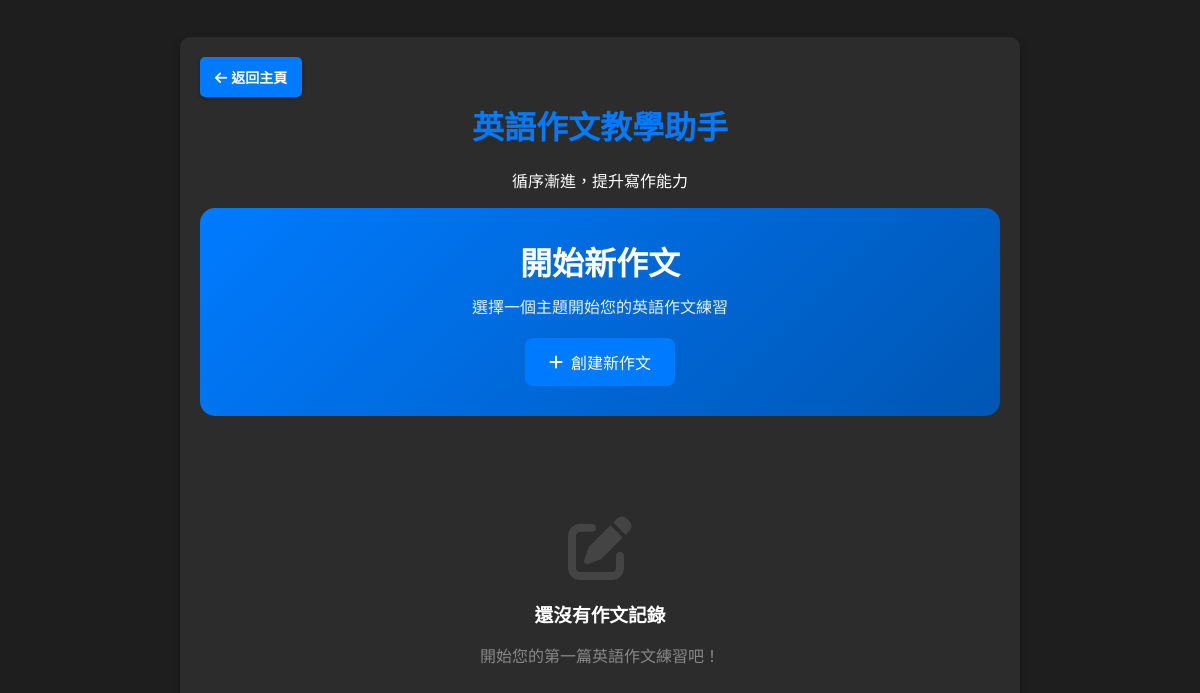
The page /composition (signed in) on the database as committed earlier.
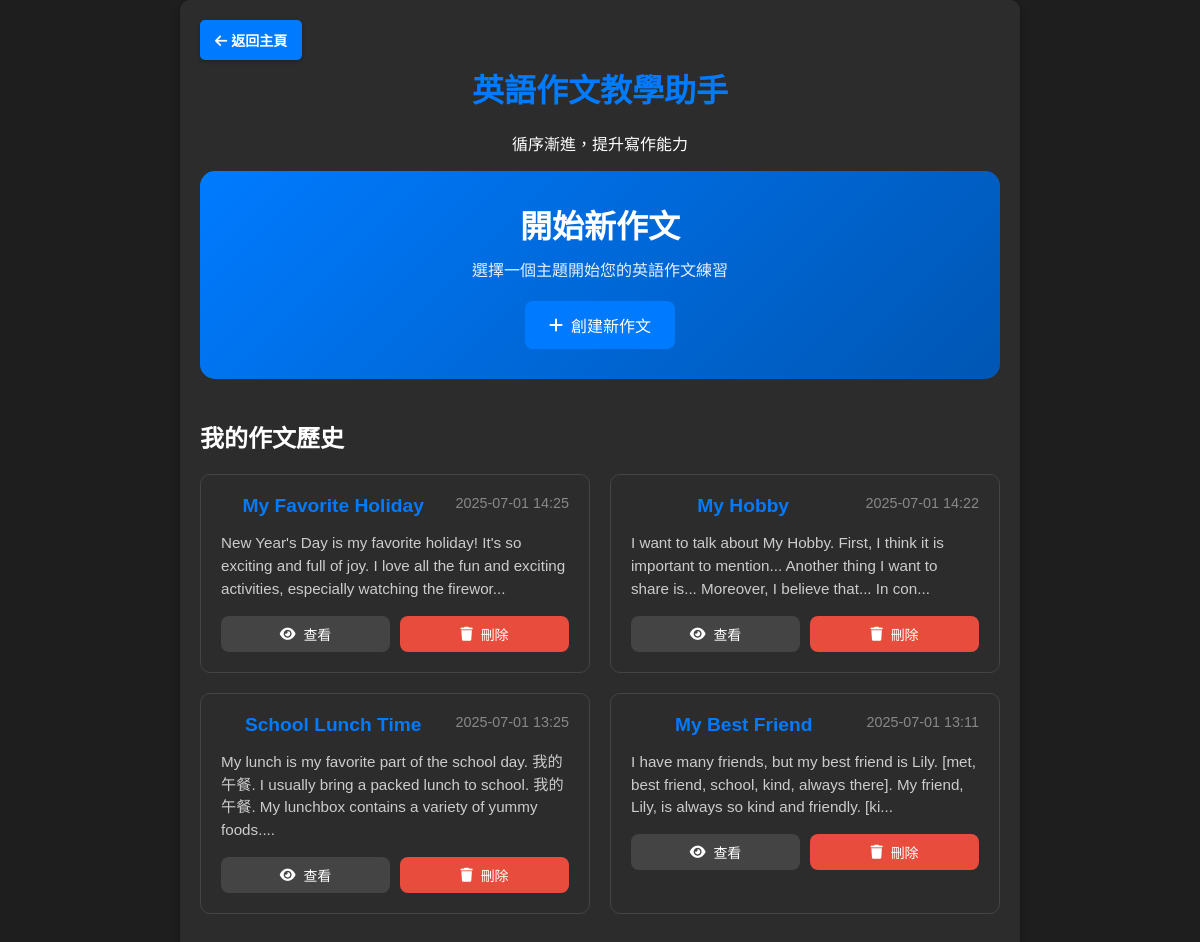
The same page on the database as committed later.
### models.py (models this page shows)
class Composition(db.Model):
    __tablename__ = 'compositions'
    id = db.Column(db.Integer, primary_key=True)
    user_id = db.Column(db.Integer, db.ForeignKey('users.id'), nullable=False)
    title = db.Column(db.String(200), nullable=False)
    content = db.Column(db.Text, nullable=False)
    ai_feedback = db.Column(db.Text, nullable=True)
    timestamp = db.Column(db.DateTime, default=datetime.utcnow)
    user = db.relationship('User', backref=db.backref('compositions', lazy=True))

### app.py (the view)
@app.route("/composition", methods=["GET", "POST"])
@login_required
def composition():
    user_compositions = get_user_compositions(current_user.id, limit=5)
    return render_template('composition.html', user_compositions=user_compositions)

### app.py (called while the page is built)
@login_manager.user_loader
def load_user(user_id):
    return db.session.get(User, int(user_id))

def get_user_compositions(user_id, limit=10):
    try:
        compositions = Composition.query.filter_by(user_id=user_id)\
                                      .order_by(Composition.timestamp.desc())\
                                      .limit(limit).all()
        return compositions
    except Exception as e:
        print(f"Error getting user compositions: {e}")
        return []

### templates/composition.html (shortened to what this page needs)
<!DOCTYPE html>
<html lang="zh-TW">
<head>
    <link rel="stylesheet" href="{{ url_for('static', filename='css/composition.css') }}">
    <link rel="stylesheet" href="https://cdnjs.cloudflare.com/ajax/libs/font-awesome/6.0.0/css/all.min.css">
</head>
<body>
    <div class="container">
        <header>
            <div class="header-nav">
                <a href="{{ url_for('index') }}" class="back-button">
                    <i class="fas fa-arrow-left"></i> 返回主頁
                </a>
                <div class="user-info">
                    <span>歡迎，{{ current_user.username }}</span>
                </div>
            </div>
            <h1>英語作文教學助手</h1>
            <p class="subtitle">循序漸進，提升寫作能力</p>
        </header>
        <main>
            <div class="composition-dashboard">
                <div class="action-section">
                    <h2>開始新作文</h2>
                    <p>選擇一個主題開始您的英語作文練習</p>
                    <a href="{{ url_for('new_composition') }}" class="btn btn-primary">
                        <i class="fas fa-plus"></i> 創建新作文
                    </a>
                </div>
                {% if user_compositions %}
                <div class="history-section">
                    <h2>我的作文歷史</h2>
                    <div class="compositions-grid">
                        {% for composition in user_compositions %}
                        <div class="composition-card">
                            <div class="composition-header">
                                <h3>{{ composition.title }}</h3>
                                <span class="composition-date">{{ composition.timestamp.strftime('%Y-%m-%d %H:%M') }}</span>
                            </div>
                            <div class="composition-preview">
                                {{ composition.content[:150] }}{% if composition.content|length > 150 %}...{% endif %}
                            </div>
                            <div class="composition-actions">
                                <a href="{{ url_for('view_composition', composition_id=composition.id) }}" class="btn btn-secondary">
                                    <i class="fas fa-eye"></i> 查看
                                </a>
                                <button onclick="deleteComposition({{ composition.id }})" class="btn btn-danger">
                                    <i class="fas fa-trash"></i> 刪除
                                </button>
                            </div>
                        </div>
                        {% endfor %}
                    </div>
                </div>
                {% else %}
                <div class="empty-state">
                    <i class="fas fa-edit"></i>
                    <h3>還沒有作文記錄</h3>
                    <p>開始您的第一篇英語作文練習吧！</p>
                </div>
                {% endif %}
            </div>
        </main>
    </div>
</body>
</html>

### static/css/composition.css (style rules this page uses)
:root { --primary-color: #007BFF; --secondary-color: #2c2c2c; --text-color: #fff; --border-color: #444; --success-color: #2ECC71; --error-color: #E74C3C; --background-color: #1e1e1e; --card-background: #2c2c2c; --hover-color: #0056b3; }
body { margin: 0; font-family: Arial, sans-serif; background-color: #1e1e1e; color: #fff; display: flex; align-items: center; justify-content: center; min-height: 100vh; animation: fadeInBody 1s ease-in-out; }
.container { width: 800px; background-color: var(--secondary-color); padding: 20px; border-radius: 10px; box-shadow: 0 4px 8px rgba(0, 0, 0, 0.3); animation: slideUp 0.8s ease-out; position: relative; }
h1, h3 { color: var(--primary-color); text-align: center; margin-bottom: 20px; animation: fadeInText 1.2s ease-in-out; }
p { text-align: center; justify-content: center; animation: fadeInText 1.4s ease-in-out; }
button { width: 100%; padding: 10px; background-color: var(--primary-color); border: none; border-radius: 5px; color: #fff; font-size: 16px; cursor: pointer; animation: fadeInButton 1.6s ease-in-out; }
.back-button { position: absolute; top: 20px; left: 20px; padding: 10px 15px; background-color: var(--primary-color); color: #fff; text-decoration: none; font-size: 14px; font-weight: bold; border-radius: 5px; box-shadow: 0 2px 4px rgba(0, 0, 0, 0.2); transition: background-color 0.3s ease, transform 0.2s ease; animation: fadeInBackButton 1.8s ease-in-out; }
.header-nav { display: flex; justify-content: space-between; align-items: center; margin-bottom: 20px; }
.user-info { display: flex; align-items: center; gap: 15px; }
.composition-dashboard { max-width: 100%; }
.action-section { text-align: center; margin-bottom: 40px; padding: 30px; background: linear-gradient(135deg, var(--primary-color), var(--hover-color)); border-radius: 15px; }
.action-section h2 { margin: 0 0 10px 0; font-size: 2em; }
.action-section p { margin: 0 0 20px 0; opacity: 0.9; }
.btn { display: inline-flex; align-items: center; gap: 8px; padding: 12px 24px; border: none; border-radius: 8px; text-decoration: none; font-size: 16px; font-weight: 500; cursor: pointer; transition: all 0.3s ease; }
.btn-primary { background-color: var(--primary-color); color: white; }
.btn-secondary { background-color: var(--border-color); color: white; }
.btn-danger { background-color: var(--error-color); color: white; }
.history-section { margin-top: 40px; }
.history-section h2 { margin-bottom: 20px; color: var(--text-color); }
.compositions-grid { display: grid; grid-template-columns: repeat(auto-fill, minmax(300px, 1fr)); gap: 20px; margin-bottom: 20px; }
.composition-card { background: var(--card-background); border-radius: 10px; padding: 20px; border: 1px solid var(--border-color); transition: transform 0.3s ease, box-shadow 0.3s ease; }
.composition-header { display: flex; justify-content: space-between; align-items: flex-start; margin-bottom: 15px; }
.composition-header h3 { margin: 0; color: var(--primary-color); font-size: 1.2em; flex: 1; }
.composition-date { font-size: 0.9em; color: #888; white-space: nowrap; margin-left: 10px; }
.composition-preview { color: #ccc; line-height: 1.5; margin-bottom: 15px; font-size: 0.95em; }
.composition-actions { display: flex; gap: 10px; }
.composition-actions .btn { flex: 1; justify-content: center; font-size: 14px; padding: 8px 16px; }

Rows that differ between the two databases and show on the page:
added Composition: title "My Favorite Holiday", timestamp "2025-07-01 14:25", content "New Year's Day is my favorite holiday! It's so exciting and full of joy. I love all the fun and exciting activities, especially watching the firewor"
added Composition: title "My Hobby", timestamp "2025-07-01 14:22", content "I want to talk about My Hobby. First, I think it is important to mention... Another thing I want to share is... Moreover, I believe that... In con"
added Composition: title "School Lunch Time", timestamp "2025-07-01 13:25", content "My lunch is my favorite part of the school day. 我的午餐. I usually bring a packed lunch to school. 我的午餐. My lunchbox contains a variety of yummy foods."
added Composition: title "My Best Friend", timestamp "2025-07-01 13:11", content "I have many friends, but my best friend is Lily. [met, best friend, school, kind, always there]. My friend, Lily, is always so kind and friendly. [ki"
Other text that changed with them:
text no longer shown: "還沒有作文記錄 開始您的第一篇英語作文練習吧！"
text now shown: "我的作文歷史"
